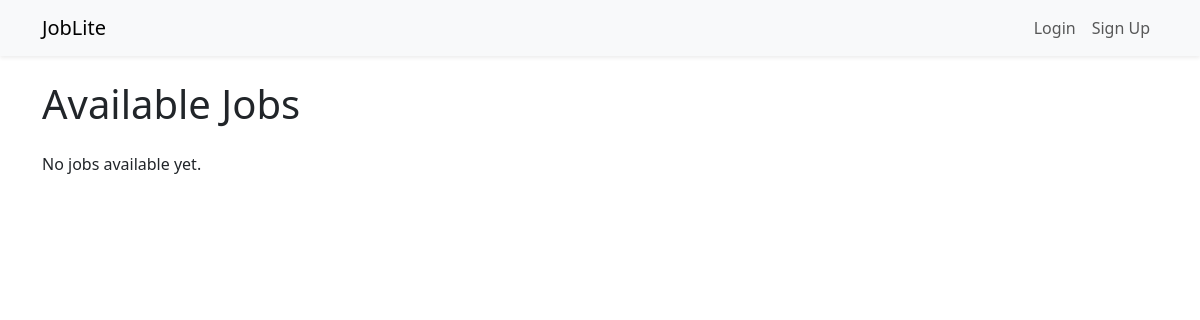
The app's page /jobs/, older data.
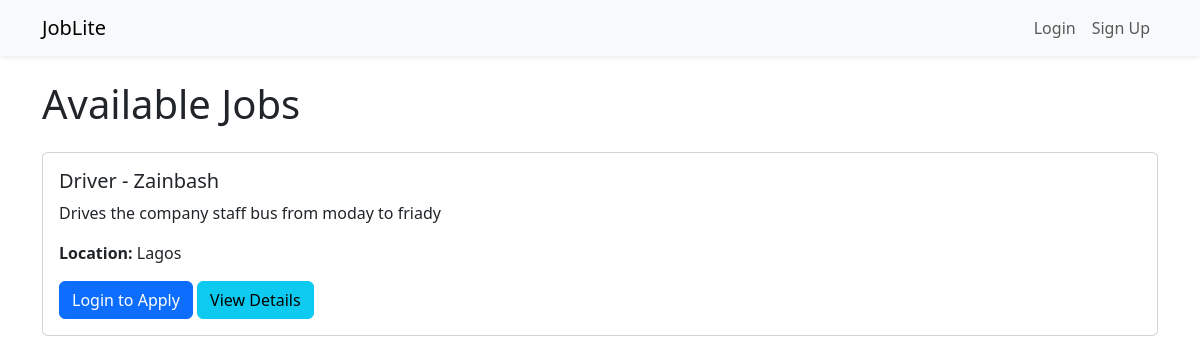
The same page, newer data.
### jobs/models.py (models this page shows, shortened)
class JobPost(models.Model):
    title = models.CharField(max_length=200)
    company = models.CharField(max_length=200)
    description = models.TextField()
    created_by = models.ForeignKey(settings.AUTH_USER_MODEL, on_delete=models.CASCADE)
    created_at = models.DateTimeField(auto_now_add=True)
    location = models.CharField(max_length=200, blank=True)  # <--- add this

### jobs/views.py (the view)
# urls.py: path('', views.job_list, name='job_list'),
def job_list(request):
    jobs = JobPost.objects.all()
    return render(request, 'jobs/job_list.html', {'jobs': jobs})

### jobs/context_processors.py (called while the page is built)
def job_notifications(request):
    jobs_count = JobPost.objects.count()
    return {
        'jobs_count': jobs_count
    }

### templates/jobs/job_list.html (shortened to what this page needs)
{% extends "base.html" %}
{% block content %}
<h1 class="mb-4">Available Jobs</h1>
<div id="job-list">
    {% for job in jobs %}
        <div class="card mb-3" id="job-{{ job.id }}">
            <div class="card-body">
                <h5 class="card-title">{{ job.title }} - {{ job.company }}</h5>
                <p class="card-text">{{ job.description|truncatewords:20 }}</p>
                <p><strong>Location:</strong> {{ job.location }}</p>
                {% if user.is_authenticated %}
                    <button class="btn btn-success apply-btn" data-job-id="{{ job.id }}">Apply for Job</button>
                {% else %}
                    <a href="{% url 'login' %}" class="btn btn-primary">Login to Apply</a>
                {% endif %}
                <a href="{% url 'job_detail' job.id %}" class="btn btn-info">View Details</a>
            </div>
        </div>
    {% empty %}
        <p>No jobs available yet.</p>
    {% endfor %}
</div>
{% endblock %}

### templates/base.html (shortened to what this page needs)
<!DOCTYPE html>
<html lang="en">
<head>
    <link href="https://cdn.jsdelivr.net/npm/bootstrap@5.3.2/dist/css/bootstrap.min.css" rel="stylesheet">
</head>
<body>
<nav class="navbar navbar-expand-lg navbar-light bg-light shadow-sm">
    <div class="container">
        <a class="navbar-brand" href="{% url 'job_list' %}">JobLite</a>
        <div class="collapse navbar-collapse" id="navbarNav">
            <ul class="navbar-nav ms-auto">
                {% if request.user.is_authenticated %}
                    <li class="nav-item">
                        <a class="nav-link" href="{% url 'post_job' %}">Post Job</a>
                    </li>
                    <li class="nav-item dropdown">
                        <a class="nav-link dropdown-toggle position-relative" href="#" id="notificationsDropdown"
                           role="button" data-bs-toggle="dropdown" aria-expanded="false">
                            Notifications
                            {% if job_notifications|length > 0 %}
                                <span class="badge bg-danger position-absolute top-0 start-100 translate-middle" id="notif-count">
                                    {{ job_notifications|length }}
                                </span>
                            {% endif %}
                        </a>
                        <ul class="dropdown-menu dropdown-menu-end" aria-labelledby="notificationsDropdown">
                            {% if job_notifications %}
                                {% for note in job_notifications %}
                                    <li>
                                        <a class="dropdown-item" href="{% url 'job_detail' note.job.id %}">
                                            {{ note.message }}
                                            <small class="text-muted">({{ note.created_at|date:"M d, H:i" }})</small>
                                        </a>
                                    </li>
                                {% endfor %}
                            {% else %}
                                <li><span class="dropdown-item">No new notifications</span></li>
                            {% endif %}
                        </ul>
                    </li>
                    <li class="nav-item">
                        <a class="nav-link" href="{% url 'logout' %}">Logout</a>
                    </li>
                {% else %}
                    <li class="nav-item">
                        <a class="nav-link" href="{% url 'login' %}">Login</a>
                    </li>
                    <li class="nav-item">
                        <a class="nav-link" href="{% url 'signup' %}">Sign Up</a>
                    </li>
                {% endif %}
            </ul>
        </div>
    </div>
</nav>
<div class="container mt-4">
    {% block content %}{% endblock %}
</div>
</body>
</html>

Row changes from the older to the newer data that the page shows:
added JobPost: title "Driver", company "Zainbash", description "Drives the company staff bus from moday to friady", location "Lagos"
Text that changed along with them:
text no longer shown: "No jobs available yet."
